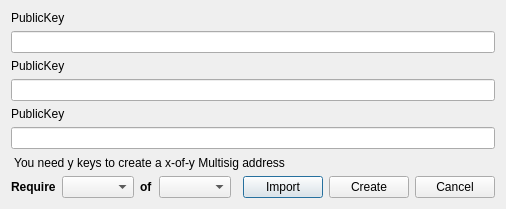
<?xml version="1.0" encoding="UTF-8"?>
<ui version="4.0">
 <class>CreateMultiSigAddrDialog</class>
 <widget class="QDialog" name="CreateMultiSigAddrDialog">
  <property name="geometry">
   <rect>
    <x>0</x>
    <y>0</y>
    <width>506</width>
    <height>209</height>
   </rect>
  </property>
  <property name="windowTitle">
   <string>Create MultiSig Address</string>
  </property>
  <layout class="QVBoxLayout" name="verticalLayout">
   <item>
    <layout class="QVBoxLayout" name="verticalLayout_3">
     <item>
      <widget class="QLabel" name="label0">
       <property name="text">
        <string>PublicKey</string>
       </property>
      </widget>
     </item>
     <item>
      <widget class="QLineEdit" name="pubkeyEdit0">
       <property name="toolTip">
        <string/>
       </property>
      </widget>
     </item>
     <item>
      <widget class="QLabel" name="label1">
       <property name="text">
        <string>PublicKey</string>
       </property>
      </widget>
     </item>
     <item>
      <widget class="QLineEdit" name="pubkeyEdit1">
       <property name="toolTip">
        <string/>
       </property>
      </widget>
     </item>
     <item>
      <widget class="QLabel" name="label2">
       <property name="text">
        <string>PublicKey</string>
       </property>
      </widget>
     </item>
     <item>
      <widget class="QLineEdit" name="pubkeyEdit2"/>
     </item>
    </layout>
   </item>
   <item>
    <widget class="QLabel" name="labelPromptText">
     <property name="text">
      <string> You need y keys to create a x-of-y Multisig address</string>
     </property>
    </widget>
   </item>
   <item>
    <layout class="QHBoxLayout" name="horizontalLayout">
     <item>
      <widget class="QLabel" name="label_3">
       <property name="sizePolicy">
        <sizepolicy hsizetype="Preferred" vsizetype="Preferred">
         <horstretch>0</horstretch>
         <verstretch>0</verstretch>
        </sizepolicy>
       </property>
       <property name="font">
        <font>
         <weight>75</weight>
         <bold>true</bold>
        </font>
       </property>
       <property name="text">
        <string>Require</string>
       </property>
      </widget>
     </item>
     <item>
      <widget class="QComboBox" name="comboBoxRequire">
       <property name="sizePolicy">
        <sizepolicy hsizetype="Preferred" vsizetype="Fixed">
         <horstretch>0</horstretch>
         <verstretch>0</verstretch>
        </sizepolicy>
       </property>
       <property name="maximumSize">
        <size>
         <width>16777215</width>
         <height>16777215</height>
        </size>
       </property>
      </widget>
     </item>
     <item>
      <widget class="QLabel" name="label_4">
       <property name="font">
        <font>
         <weight>75</weight>
         <bold>true</bold>
        </font>
       </property>
       <property name="text">
        <string>of</string>
       </property>
      </widget>
     </item>
     <item>
      <widget class="QComboBox" name="comboBoxTotal"/>
     </item>
     <item>
      <spacer name="horizontalSpacer">
       <property name="orientation">
        <enum>Qt::Horizontal</enum>
       </property>
       <property name="sizeHint" stdset="0">
        <size>
         <width>40</width>
         <height>20</height>
        </size>
       </property>
      </spacer>
     </item>
     <item>
      <widget class="QPushButton" name="btnImport">
       <property name="text">
        <string>Import</string>
       </property>
      </widget>
     </item>
     <item>
      <widget class="QPushButton" name="btnCreate">
       <property name="text">
        <string>Create</string>
       </property>
      </widget>
     </item>
     <item>
      <widget class="QPushButton" name="btnCancel">
       <property name="text">
        <string>Cancel</string>
       </property>
      </widget>
     </item>
    </layout>
   </item>
  </layout>
 </widget>
 <resources/>
 <connections/>
</ui>
